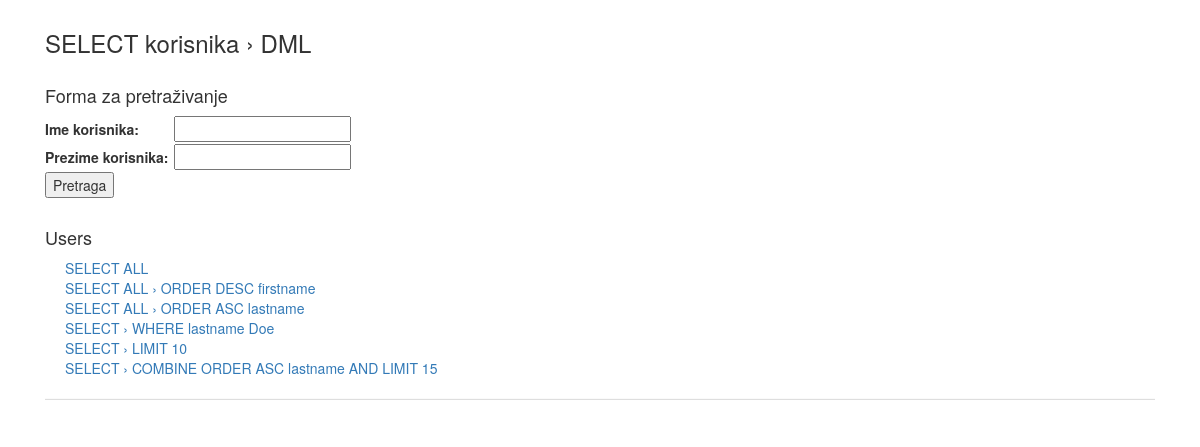
The page /vj15/index.php?menu=4 on the database as committed earlier.
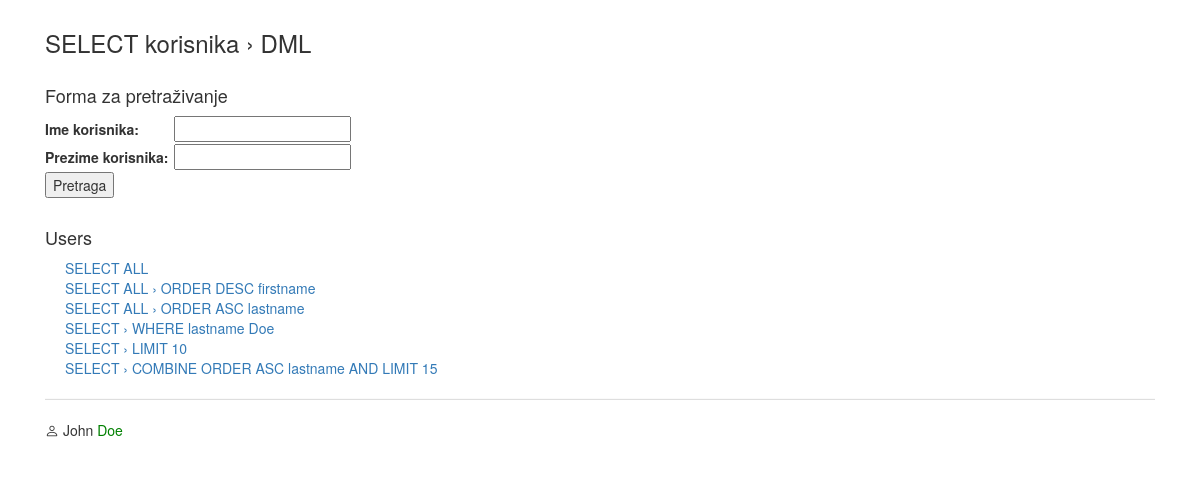
The same page on the database as committed later.
### tables this page shows
CREATE TABLE `users` (
  `id` int(11) NOT NULL,
  `user_firstname` varchar(255) NOT NULL,
  `user_lastname` varchar(255) NOT NULL
);

### vj15/index.php (the view, shortened to what this page needs)
<!DOCTYPE html>
<html lang="en">
  <head>
    <link href="https://cdn.jsdelivr.net/npm/bootstrap@5.3.2/dist/css/bootstrap.min.css" rel="stylesheet">
	<link rel="stylesheet" href="https://cdn.jsdelivr.net/npm/bootstrap-icons@1.3.0/font/bootstrap-icons.css">
    <link rel="stylesheet" href="https://maxcdn.bootstrapcdn.com/bootstrap/3.3.7/css/bootstrap.min.css">
  </head>
<body>
<div class="container">
	<h1>SELECT korisnika &rsaquo; DML </h1>
    <h2>Forma za pretraživanje</h2>
    <form action="index.php" method="post">
        <label style="width:125px;" for="ime">Ime korisnika:</label>
        <input type="text" id="ime" name="ime"><br>
        <label style="width:125px;" for="prezime">Prezime korisnika:</label>
        <input type="text" id="prezime" name="prezime"><br>
        <input type="submit" name="pretraga" value="Pretraga">
    </form>
	<?php
    $MySQL = mysqli_connect("127.0.0.1", "root", "", "bazabv") or die('Error connecting to MySQL server.');
    print '<h2>Users</h2>
        <ul>
            <li><a href="index.php?menu=1">SELECT ALL</a></li>
            <li><a href="index.php?menu=2">SELECT ALL &rsaquo; ORDER DESC firstname</a></li>
            <li><a href="index.php?menu=3">SELECT ALL &rsaquo; ORDER ASC lastname</a></li>
            <li><a href="index.php?menu=4">SELECT &rsaquo; WHERE lastname Doe</a></li>
            <li><a href="index.php?menu=5">SELECT &rsaquo; LIMIT 10</a></li>
            <li><a href="index.php?menu=6">SELECT &rsaquo; COMBINE ORDER ASC lastname AND LIMIT 15</a></li>
        </ul>
        <hr style="border-bottom:1px solid grey">';
        if (isset($_POST['pretraga'])) {
            $ime = $_POST["ime"];
            $prezime = $_POST["prezime"];
            $query  = "SELECT * FROM users WHERE user_firstname LIKE '%$ime%' AND user_lastname LIKE '%$prezime%'";
        } else {
            if (!isset($_GET['menu']) || $_GET['menu'] == 1) {
                $query  = "SELECT * FROM users";
            }
            else if ($_GET['menu'] == 2) {
                $query  = "SELECT * FROM users ORDER BY user_firstname DESC";
            }
            else if ($_GET['menu'] == 3) {
                $query  = "SELECT * FROM users ORDER BY user_lastname ASC";
            }
            else if ($_GET['menu'] == 4) {
                $query  = "SELECT * FROM users WHERE user_lastname='Doe'";
            }
        }
        $result = @mysqli_query($MySQL, $query);
        while($row = @mysqli_fetch_array($result)) {
            print "<p><i class='bi bi-person'></i> ". $row['user_firstname'] . " <span style='color:green'>" . $row['user_lastname'] . "</span></p>";
        }
	 ?>
</div>
</body>
</html>

### vj15/index.php (style rules this page uses)
body { margin: 10px; }
ul { list-style-type:none; }
h1 { font-size:24px; }
h2 { margin-top:30px; font-size:18px; }

Rows that differ between the two databases and show on the page:
added users: user_firstname "John", user_lastname "Doe"
